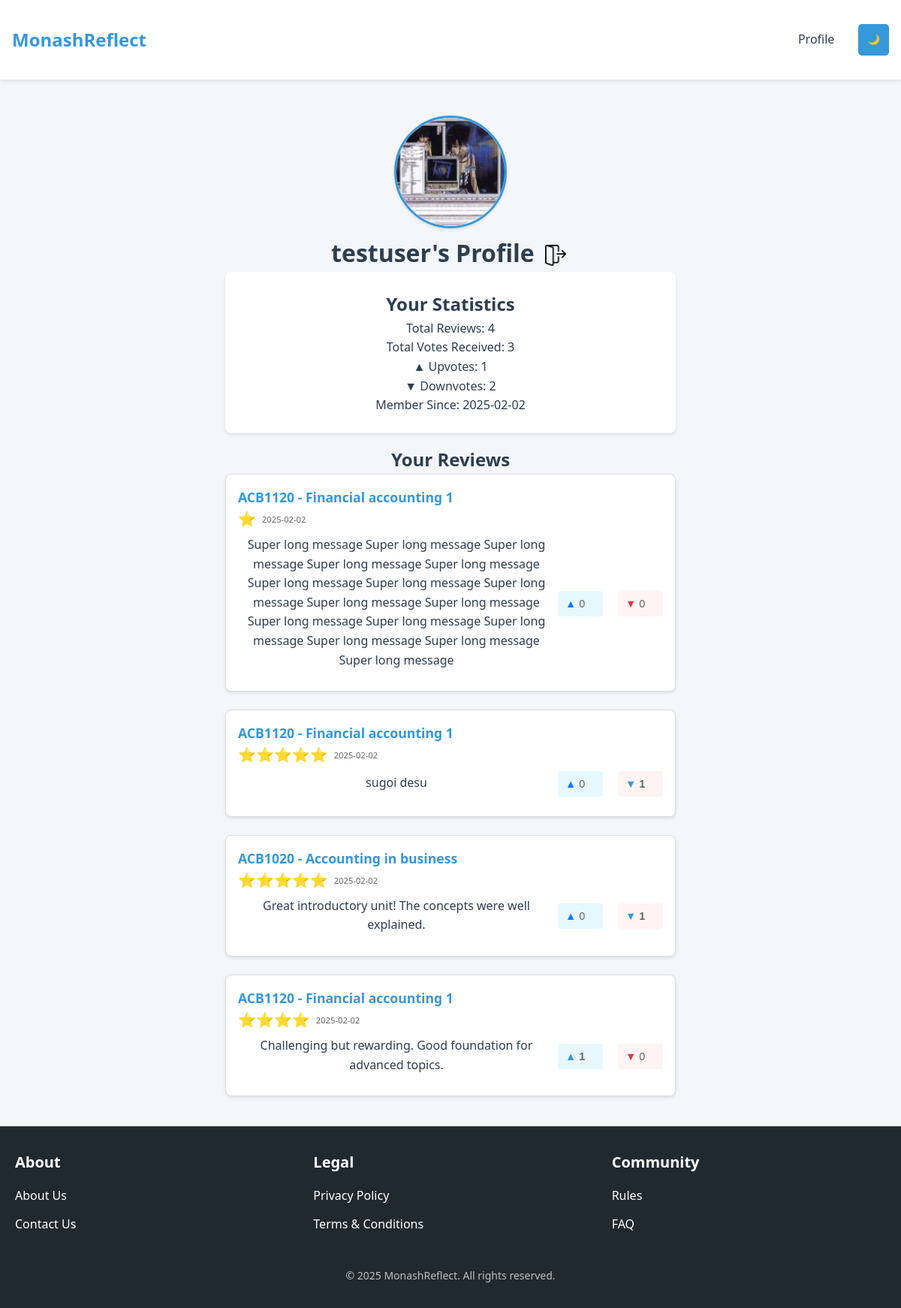
The app's page /profile (signed in) with its own data.
### app/models.py (models this page shows, shortened)
class User(UserMixin, db.Model):
    id = db.Column(db.Integer, primary_key=True)
    username = db.Column(db.String(64), unique=True, nullable=False)
    password_hash = db.Column(db.String(128))
    timestamp = db.Column(db.DateTime, default=datetime.utcnow)
    is_verified = db.Column(db.Boolean, default=False)
    reviews = db.relationship("Review", back_populates="user", foreign_keys="Review.user_id")
    profile_pic = db.Column(db.String(120), default='default.jpg')
    login_attempts = db.Column(db.Integer, default=0)
    locked_until = db.Column(db.DateTime)
    def get_total_votes(self):
        total_upvotes = 0
        total_downvotes = 0
        for review in self.reviews:
            total_upvotes += review.upvotes
            total_downvotes += review.downvotes
        return {
            'upvotes': total_upvotes,
            'downvotes': total_downvotes,
            'total': total_upvotes + total_downvotes
        }
    def get_profile_pic_url(self):
        return url_for('static', filename=f'pictures/{self.profile_pic}')

class Review(db.Model):
    id = db.Column(db.Integer, primary_key=True)
    content = db.Column(db.Text, nullable=False)
    rating = db.Column(db.Integer, nullable=False)
    timestamp = db.Column(db.DateTime, default=datetime.utcnow)
    is_anonymous = db.Column(db.Boolean, default=False)
    upvotes = db.Column(db.Integer, default=0)
    downvotes = db.Column(db.Integer, default=0)
    user_id = db.Column(db.Integer, db.ForeignKey('user.id'), nullable=False)
    unit_id = db.Column(db.Integer, db.ForeignKey('unit.id'), nullable=False)
    user = db.relationship("User", back_populates="reviews", foreign_keys=[user_id])
    unit = db.relationship("Unit", back_populates="reviews")
    def has_voted(self, user, vote_type):
        if not user.is_authenticated:
            return False
        vote = Vote.query.filter_by(
            user_id=user.id,
            review_id=self.id,
            vote_type=vote_type
        ).first()
        return vote is not None

class Unit(db.Model):
    id = db.Column(db.Integer, primary_key=True, autoincrement=True)
    code = db.Column(db.String(20), unique=True, nullable=False)
    name = db.Column(db.String(255), nullable=False)
    faculty = db.Column(db.String(255), nullable=False)
    credit_points = db.Column(db.Integer, nullable=False)
    url = db.Column(db.String(500), nullable=False)
    upvotes = db.Column(db.Integer, default=0, nullable=False)
    downvotes = db.Column(db.Integer, default=0, nullable=False)
    assessment_details = db.Column(db.Text)
    reviews = db.relationship('Review', back_populates="unit", lazy='dynamic')

### app/routes.py (the view)
@main.route('/profile', methods=['GET', 'POST'])
@login_required
def profile():
    form = UpdateProfileForm()
    if form.validate_on_submit():
        if form.profile_pic.data:
            picture_file = save_profile_picture(form.profile_pic.data)
            current_user.profile_pic = picture_file
        current_user.username = form.username.data
        db.session.commit()
        flash('Your profile has been updated!', 'success')
        return redirect(url_for('main.profile'))
    elif request.method == 'GET':
        form.username.data = current_user.username
    page = request.args.get('page', 1, type=int)
    reviews = Review.query.filter(
        (Review.user_id == current_user.id)
    ).order_by(Review.timestamp.desc())
    reviews = reviews.paginate(
        page=page,
        per_page=current_app.config['REVIEWS_PER_PAGE'],
        error_out=False
    )
    return render_template('profile.html', user=current_user, reviews=reviews, form=form)

### app/__init__.py (called while the page is built)
def create_app(config_class=Config):
    app = Flask(__name__)
    app.config.from_object(config_class)
    app.config['SECRET_KEY'] = 'dev-secret-key'
    csrf = CSRFProtect(app)
    db.init_app(app)
    login_manager.init_app(app)
    mail.init_app(app)
    migrate.init_app(app, db)
    limiter = init_security(app)
    login_manager.login_view = 'auth.login'
    @app.errorhandler(429)  # Too Many Requests
    def ratelimit_handler(e):
        return "Too many requests. Please try again later.", 429
    @app.after_request
    def add_security_headers(response):
        for header, value in app.config['SECURITY_HEADERS'].items():
            response.headers[header] = value
        return response
    with app.app_context():
        from app.routes import main, auth
        app.register_blueprint(main)
        app.register_blueprint(auth)
        db.create_all()
    return app

### app/models.py (called while the page is built)
@login_manager.user_loader
def load_user(id):
    return User.query.get(int(id))

@event.listens_for(Engine, "connect")
def set_sqlite_pragma(dbapi_connection, connection_record):
    if isinstance(dbapi_connection, SQLite3Connection):
        cursor = dbapi_connection.cursor()
        cursor.execute("PRAGMA foreign_keys=ON;")
        cursor.close()

### app/templates/profile.html (shortened to what this page needs)
{% extends "base.html" %}
{% block content %}
    <div class="profile-section">
        <div class="profile-pic-container">
        <img src="{{ current_user.get_profile_pic_url() }}" alt="Profile Picture" class="profile-pic">
        </div>
        <div class="name-container">
        <h1>{{ current_user.username }}'s Profile</h1>
        <a class = "logout-photo" href="{{ url_for('auth.logout') }}"><img class="logout-photo" src="{{ url_for('static', filename='pictures/logout.png') }}" alt="Logout"></a>
        </div>
    <div class="stats-card">
        <h2>Your Statistics</h2>
        <p>Total Reviews: {{ reviews.total }}</p>
        {% set vote_stats = current_user.get_total_votes() %}
        <p>Total Votes Received: {{ vote_stats.total }}</p>
        <p>▲ Upvotes: {{ vote_stats.upvotes }}</p>
        <p>▼ Downvotes: {{ vote_stats.downvotes }}</p>
        <p>Member Since: {{ current_user.timestamp.strftime('%Y-%m-%d') }}</p>
    </div>
        <div class="user-reviews">
            <h2>Your Reviews</h2>
            {% if reviews.items %}
                {% for review in reviews.items %}
                    <div class="review-card">
                        <div class="review-header">
                            <a href="{{ url_for('main.unit', code=review.unit.code) }}">
                                {{ review.unit.code }} - {{ review.unit.name }}
                            </a>
                        </div>
                        <div class= "date-star-container">
                            <div class="review-rating">
                                {% for _ in range(review.rating) %}⭐{% endfor %}
                            </div>
                            <span class="review-date">{{ review.timestamp.strftime('%Y-%m-%d') }}</span>
                        </div>
                        <div class="review-upvote-container">
                            <div class="review-content">
                                {{ review.content }}
                            </div>
                            <div class="review-stats-2">
                                <button onclick="voteReview('{{ review.id }}', 'up')"
                                        class="vote-btn upvote-2 {% if review.has_voted(current_user, 'up') %}active{% endif %}"
                                        {% if not current_user.is_authenticated %}disabled{% endif %}>
                                    ▲ <span id="upvotes-{{ review.id }}" class="vote-count">{{ review.upvotes }}</span>
                                </button>
                                <button onclick="voteReview('{{ review.id }}', 'down')"
                                        class="vote-btn downvote-2 {% if review.has_voted(current_user, 'down') %}active{% endif %}"
                                        {% if not current_user.is_authenticated %}disabled{% endif %}>
                                    ▼ <span id="downvotes-{{ review.id }}" class="vote-count">{{ review.downvotes }}</span>
                                </button>
                            </div>
                        </div>
                    </div>
                {% endfor %}
            {% else %}
                <p>You haven't written any reviews yet.</p>
            {% endif %}
        </div>
    </div>
{% endblock %}

### app/templates/base.html (shortened to what this page needs)
<!DOCTYPE html>
<html lang="en">
<head>
  <link rel="stylesheet" href="{{ url_for('static', filename='/css/style.css') }}">
</head>
<body>
    <nav>
    <div class="nav-container">
        <a href="{{ url_for('main.home') }}" class="logo">MonashReflect</a>
        <div class="nav-links">
        {% if current_user.is_authenticated %}
            <a href="{{ url_for('main.profile') }}">Profile</a>
        {% else %}
            <a href="{{ url_for('auth.login') }}">Login</a>
        {% endif %}
            <button id="dark-mode-toggle" class="dark-mode-toggle">
                <span id="dark-mode-icon">🌙</span>
            </button>
        </div>
    </div>
    </nav>
  <main>
    {% block content %}{% endblock %}
  </main>
  <footer class="footer">
    <div class="footer-container">
      <div class="footer-section">
        <h3>About</h3>
        <ul>
          <li><a href="{{ url_for('main.about') }}">About Us</a></li>
          <li><a href="{{ url_for('main.contact') }}">Contact Us</a></li>
        </ul>
      </div>
      <div class="footer-section">
        <h3>Legal</h3>
        <ul>
          <li><a href="{{ url_for('main.privacy_policy') }}">Privacy Policy</a></li>
          <li><a href="{{ url_for('main.terms_conditions') }}">Terms & Conditions</a></li>
        </ul>
      </div>
      <div class="footer-section">
        <h3>Community</h3>
        <ul>
          <li><a href="{{ url_for('main.rules') }}">Rules</a></li>
          <li><a href="{{ url_for('main.faq') }}">FAQ</a></li>
        </ul>
      </div>
    </div>
    <div class="footer-bottom">
      <p>&copy; 2025 MonashReflect. All rights reserved.</p>
    </div>
  </footer>
</body>
</html>

### app/static/css/style.css (style rules this page uses)
:root { --primary-color: #3498db; --secondary-color: #2980b9; --background-color: #f5f6fa; --text-color: #2c3e50; --border-color: #dcdde1; --success-color: #2ecc71; --error-color: #e74c3c; }
* { margin: 0; padding: 0; box-sizing: border-box; }
html, body { width: 100%; overflow-x: hidden; font-family: 'Segoe UI', Tahoma, Geneva, Verdana, sans-serif; line-height: 1.6; color: var(--text-color); background-color: var(--background-color); }
nav { background-color: white; box-shadow: 0 2px 4px rgba(0, 0, 0, 0.1); padding: 1rem 0; margin-bottom: 2rem; }
.nav-links { display: flex; gap: 1rem; flex-wrap: wrap; }
.nav-links a { color: var(--text-color); text-decoration: none; padding: 0.5rem 1rem; border-radius: 4px; transition: background-color 0.3s; white-space: nowrap; }
main { max-width: 100%; margin: 1rem auto; padding: 0 1rem; }
.vote-btn { padding: 5px 10px; cursor: pointer; transition: color 0.2s; }
.vote-btn.active { color: #3498db; font-weight: bold; }
.nav-container { max-width: 1200px; margin: 0 auto; padding: 1rem; display: flex; justify-content: space-between; align-items: center; }
.logo { font-size: 1.5rem; font-weight: bold; color: var(--primary-color); text-decoration: none; }
.nav-links a { margin-left: 1rem; color: var(--text-color); text-decoration: none; }
.profile-section { position: relative; text-align: center; }
.profile-pic { width: 150px; height: 150px; border-radius: 50%; object-fit: cover; border: 3px solid var(--primary-color); box-shadow: 0 2px 4px rgba(0,0,0,0.1); }
.profile-pic-container { position: relative; display: inline-block; cursor: pointer; }
.review-date { font-size: 0.7rem; }
.dark-mode-toggle { top: 10px; right: 10px; background: var(--primary-color); color: white; border: none; padding: 8px 12px; border-radius: 5px; cursor: pointer; }

### app/static/css/poll.css (style rules this page uses)
.vote-count { display: flex; justify-content: space-around; font-size: 0.9rem; color: #666; }

### app/static/css/unitcontainer.css (style rules this page uses)
.unit-card, .review-card, .stats-card { background: white; border-radius: 8px; padding: 1.5rem; margin-bottom: 1rem; box-shadow: 0 2px 4px rgba(0, 0, 0, 0.1); max-width: 100%; }

### app/static/css/footer.css (style rules this page uses)
html, body { height: 100%; margin: 0; display: flex; flex-direction: column; }
main { flex: 1; padding: 20px; }
.footer { background-color: #202930; color: white; padding: 2rem 0; margin-top: 0; }
.footer-container { max-width: 1200px; margin: 0 auto; display: flex; justify-content: space-between; gap: 2rem; padding: 0 20px; }
.footer-section { flex: 1; }
.footer-section h3 { font-size: 1.25rem; margin-bottom: 1rem; }
.footer-section ul { list-style: none; padding: 0; }
.footer-section ul li { margin-bottom: 0.75rem; }
.footer-section ul li a { color: white; text-decoration: none; transition: color 0.3s ease; }
.footer-bottom { text-align: center; margin-top: 2rem; font-size: 0.875rem; color: rgba(255, 255, 255, 0.7); }

### app/static/css/review.css (style rules this page uses)
.review-header { display: flex; justify-content: space-between; align-items: center; }
.review-date { font-size: 0.9rem; color: #666; }
.vote-btn { font-size: 1rem; padding: 0.25rem 0.5rem; border: none; border-radius: 4px; cursor: pointer; transition: background-color 0.3s ease, color 0.3s ease; display: flex; align-items: center; gap: 0.25rem; }
.vote-count { font-size: 0.9rem; }
.vote-btn { font-size: 0.9rem; padding: 0.25rem 0.5rem; border: none; border-radius: 4px; cursor: pointer; transition: background-color 0.3s ease, color 0.3s ease; }

### records on screen
User: get_profile_pic_url (picture), username "testuser", timestamp "2025-02-02"
Review: unit.code "ACB1120", unit.name "Financial accounting 1", rating 1 (drawn), timestamp "2025-02-02", content "Super long message Super long message Super long message Super long message Super long message Super long message Super long message Super long message Super long message Super long message Super long message Super long message Super long message Super long message Super long message Super long message", upvotes "0", downvotes "0"
Review: unit.code "ACB1120", unit.name "Financial accounting 1", timestamp "2025-02-02", content "sugoi desu", upvotes "0", downvotes "1"
Review: unit.code "ACB1020", unit.name "Accounting in business", timestamp "2025-02-02", content "Great introductory unit! The concepts were well explained.", upvotes "0", downvotes "1"
Review: unit.code "ACB1120", unit.name "Financial accounting 1", timestamp "2025-02-02", content "Challenging but rewarding. Good foundation for advanced topics.", upvotes "1", downvotes "0"

### other values on screen
{{ reviews.total }} "4"
{{ vote_stats.total }} "3"
{{ vote_stats.upvotes }} "1"
{{ vote_stats.downvotes }} "2"
